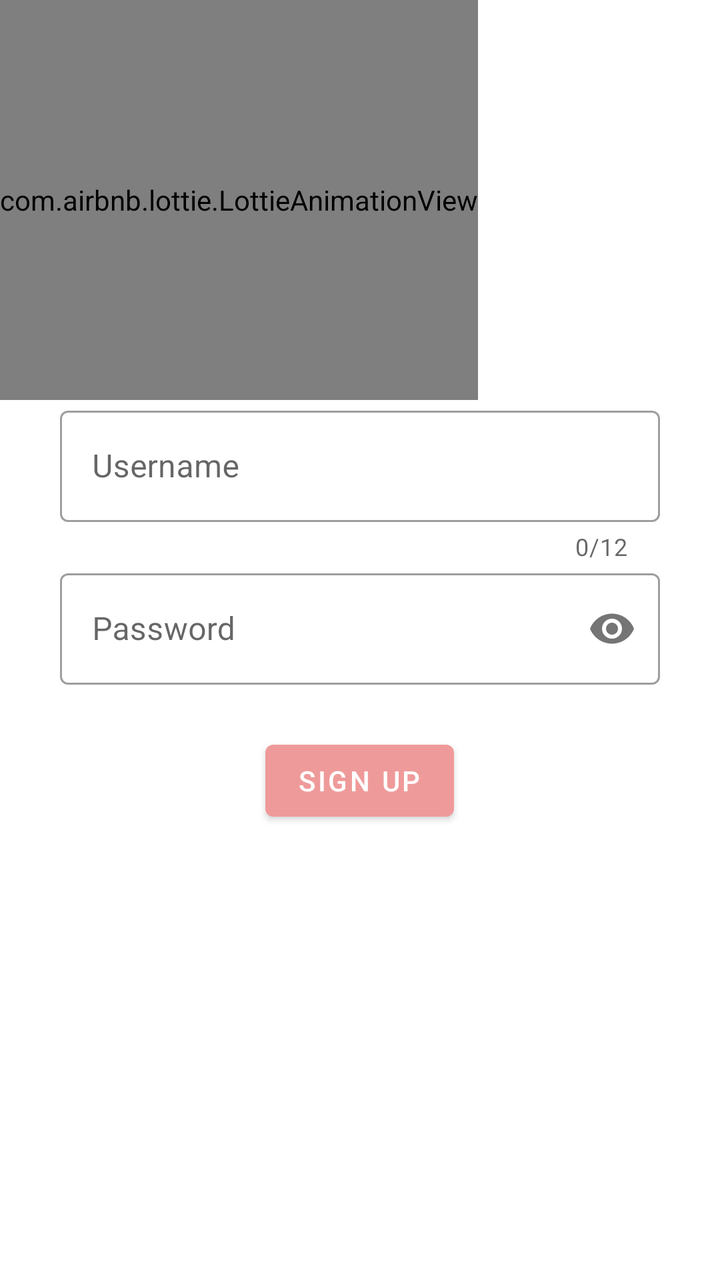
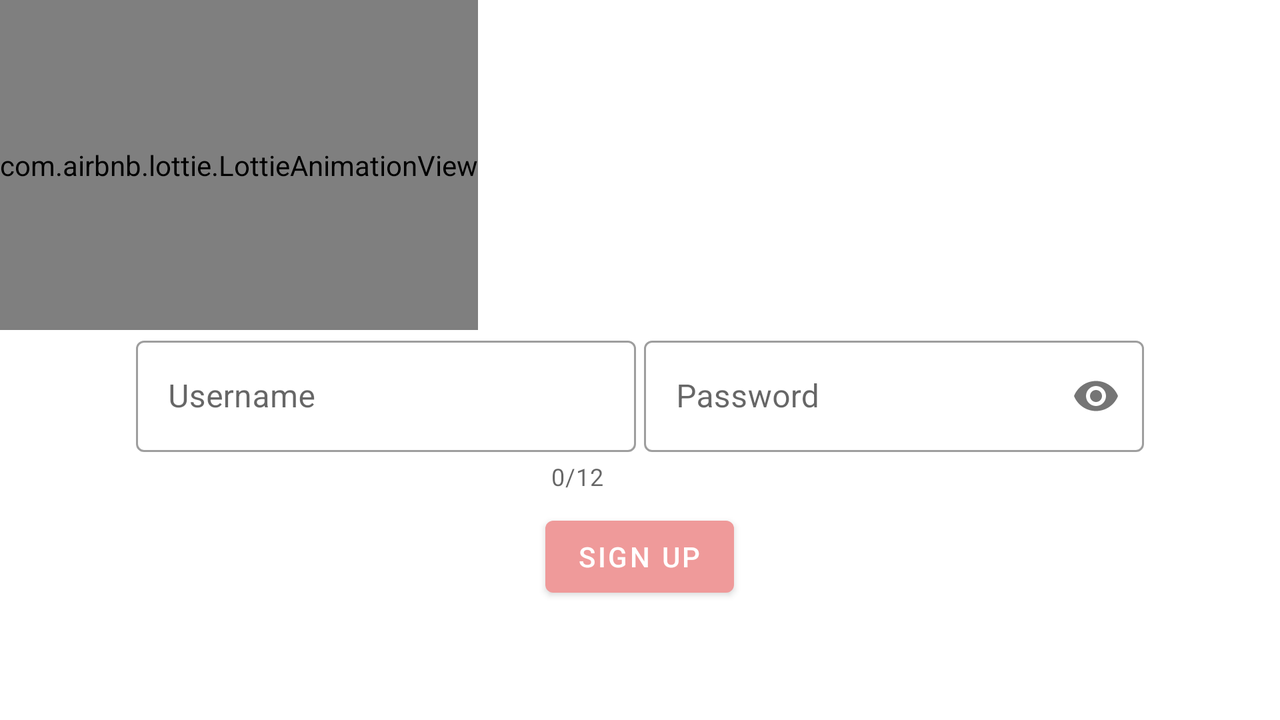

The same Android screen from two of the app's own layout files: first res/layout/ as a phone draws it, then the repository's variant for another configuration, drawn on a device whose configuration selects that folder. Both files follow.
<!-- AndroidManifest.xml: application theme AppTheme -->
<!-- res/layout/fragment_sign_up.xml -->
<?xml version="1.0" encoding="utf-8"?>
<LinearLayout xmlns:android="http://schemas.android.com/apk/res/android"
    xmlns:tools="http://schemas.android.com/tools"
    android:layout_width="match_parent"
    android:layout_height="match_parent"
    xmlns:app="http://schemas.android.com/apk/res-auto"
    tools:context=".controller.fragment.SignUpFragment"
    android:orientation="vertical">

    <com.airbnb.lottie.LottieAnimationView
        android:id="@+id/lottie_signUp_screen"
        android:layout_width="wrap_content"
        android:layout_height="200dp"
        app:lottie_fileName="youre-in.json"
        app:lottie_loop="true" />

        <LinearLayout
            android:layout_width="wrap_content"
            android:layout_height="wrap_content"
            android:layout_gravity="center"
            android:id="@+id/signUp_layout"
            android:orientation="vertical">

            <com.google.android.material.textfield.TextInputLayout
                android:id="@+id/username_form_signUp"
                style="@style/Widget.MaterialComponents.TextInputLayout.OutlinedBox"
                android:layout_width="300dp"
                android:layout_height="wrap_content"
                android:hint="@string/username"
                app:counterEnabled="true"
                app:counterMaxLength="12"
                app:errorEnabled="true">

                <com.google.android.material.textfield.TextInputEditText
                    android:id="@+id/username_signUp"
                    android:layout_width="300dp"
                    android:layout_height="wrap_content"
                    android:inputType="text" />

            </com.google.android.material.textfield.TextInputLayout>

            <com.google.android.material.textfield.TextInputLayout
                android:id="@+id/password_form_signUp"
                android:layout_width="match_parent"
                android:layout_height="wrap_content"
                style="@style/Widget.MaterialComponents.TextInputLayout.OutlinedBox"
                android:hint="@string/password"
                app:passwordToggleEnabled="true">

                <com.google.android.material.textfield.TextInputEditText
                    android:id="@+id/password_signUp"
                    android:layout_width="match_parent"
                    android:layout_height="wrap_content"
                    android:inputType="numberPassword" />

            </com.google.android.material.textfield.TextInputLayout>

        </LinearLayout>

    <LinearLayout
        android:layout_width="match_parent"
        android:layout_height="wrap_content"
        android:layout_below="@id/signUp_layout"
        android:gravity="center"
        android:layout_marginTop="24dp"
        android:orientation="horizontal">

        <Button
            android:id="@+id/btnSignUp_SignUP"
            android:layout_width="wrap_content"
            android:layout_height="wrap_content"
            android:text="@string/sign_up" />
    </LinearLayout>

</LinearLayout>
<!-- resources referenced by this layout -->
<resources>
  <string name="password">Password</string>
  <string name="sign_up">Sign up</string>
  <string name="username">Username</string>
  <style name="AppTheme" parent="Theme.MaterialComponents.DayNight.DarkActionBar">
          
          <item name="colorPrimary">@color/colorPrimary</item>
          <item name="colorPrimaryDark">@color/colorPrimaryDark</item>
          <item name="colorAccent">@color/colorAccent</item>
  
          <item name="colorControlNormal">#ffffff</item>
          <item name="titleTextColor">#ffffff</item>
      </style>
  <color name="colorPrimary">#ef9a9a</color>
  <color name="colorPrimaryDark">#ba6b6c</color>
  <color name="colorAccent">#ffcccb</color>
</resources>
<!-- res/layout-land/fragment_sign_up.xml (the repository's variant of the layout above) -->
<!-- drawn on the phone turned sideways -->
<?xml version="1.0" encoding="utf-8"?>
<LinearLayout xmlns:android="http://schemas.android.com/apk/res/android"
    xmlns:tools="http://schemas.android.com/tools"
    android:layout_width="match_parent"
    android:layout_height="match_parent"
    xmlns:app="http://schemas.android.com/apk/res-auto"
    tools:context=".controller.fragment.SignUpFragment"
    android:orientation="vertical">

    <com.airbnb.lottie.LottieAnimationView
        android:id="@+id/lottie_signUp_screen"
        android:layout_width="wrap_content"
        android:layout_height="165dp"
        app:lottie_fileName="youre-in.json"
        app:lottie_loop="true" />

    <LinearLayout
        android:layout_width="match_parent"
        android:layout_height="wrap_content"
        android:id="@+id/signUp_layout"
        android:gravity="center"
        android:orientation="horizontal">

        <com.google.android.material.textfield.TextInputLayout
            android:id="@+id/username_form_signUp"
            style="@style/Widget.MaterialComponents.TextInputLayout.OutlinedBox"
            android:layout_width="250dp"
            android:layout_height="wrap_content"
            android:hint="@string/username"
            android:layout_marginEnd="2dp"
            app:counterEnabled="true"
            app:counterMaxLength="12"
            app:errorEnabled="true">

            <com.google.android.material.textfield.TextInputEditText
                android:id="@+id/username_signUp"
                android:layout_width="match_parent"
                android:layout_height="wrap_content"
                android:inputType="text" />

        </com.google.android.material.textfield.TextInputLayout>

        <com.google.android.material.textfield.TextInputLayout
            android:id="@+id/password_form_signUp"
            android:layout_width="250dp"
            android:layout_height="wrap_content"
            android:layout_marginStart="2dp"
            android:layout_gravity="top"
            style="@style/Widget.MaterialComponents.TextInputLayout.OutlinedBox"
            android:hint="@string/password"
            app:passwordToggleEnabled="true">

            <com.google.android.material.textfield.TextInputEditText
                android:id="@+id/password_signUp"
                android:layout_width="match_parent"
                android:layout_height="wrap_content"
                android:inputType="numberPassword" />

        </com.google.android.material.textfield.TextInputLayout>

    </LinearLayout>

    <LinearLayout
        android:layout_width="match_parent"
        android:layout_height="wrap_content"
        android:layout_below="@id/signUp_layout"
        android:gravity="center"
        android:layout_marginTop="8dp"
        android:orientation="horizontal">

        <Button
            android:id="@+id/btnSignUp_SignUP"
            android:layout_width="wrap_content"
            android:layout_height="wrap_content"
            android:text="@string/sign_up" />
    </LinearLayout>

</LinearLayout>
